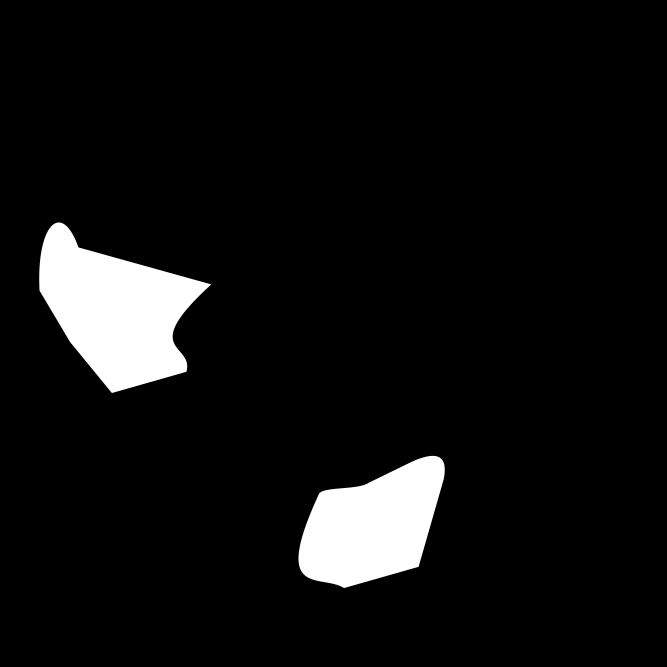
%> input picture code/Fig_6_heterogenuous_sensors/obstacleMap.png, 2000 x 2001 px (shown at 1/3 size)
$ octave main_CE.m   (GNU Octave 9; MATLAB toolbox functions it lacks are replaced by stand-ins)
%> lines starting %> are read from the running program, lines starting %| are printed output that depends on the picture
### code/Fig_3_identity_sensor_footprint/GenerateUtilityMap.m
function [X,Y,G] = GenerateUtilityMap(opt,addnoise)
xdel=1;
ydel=1;
xRange=opt.DomainBounds.xmin:xdel:opt.DomainBounds.xmax-xdel;
yRange=opt.DomainBounds.ymin:ydel:opt.DomainBounds.ymax-ydel;

[X,Y] = meshgrid(xRange,yRange);
if (addnoise==1)
    n=0.05;
else
    n=0;
end

%% infotrmation map presnted in howie's office last time
m=[40 40];
s=75*eye(2);
m2=[100 70];
s2=500*eye(2);
m3=[60 100];
s3=200*eye(2);

G1 = mvnpdf([X(:), Y(:)],m,s);
G2 = mvnpdf([X(:), Y(:)],m2,s2);
G3 = mvnpdf([X(:), Y(:)],m3,s3);
G=(G1+3*G2+G3);
% noise=n*rand(size(G));
% G=G+noise;
G=max(G,0); %crop below 0
G=G./max(G); %normalize
G = G./sum(sum(G));
%%
% % Uniform map
% G = zeros(size(X));
% G(21:130,21:130) = ones(110,110);
% G = G./sum(sum(G));

end

### code/Fig_6_heterogenuous_sensors/initialize_gen_traj_CE.m
function [opt] = initialize_gen_traj_CE(opt)
%% domain bounds
DomainBounds.xmin = 0.0;
DomainBounds.xmax = 150.0;
DomainBounds.ymin = 0.0;
DomainBounds.ymax = 150.0;
Lx = DomainBounds.xmax - DomainBounds.xmin;
Ly = DomainBounds.ymax - DomainBounds.ymin;

opt.DomainBounds = DomainBounds;

%dimension of the search space
if ~isfield(opt, 'dim')
    opt.dim = 3;
end

% workspace lower bound
if ~isfield(opt, 'xlb')
    opt.xlb = [DomainBounds.xmin;DomainBounds.ymin];
end

% workspace upper bound
if ~isfield(opt, 'xub')
    opt.xub = [DomainBounds.xmax;DomainBounds.ymax];
end

% grid cells along each dimension
if ~isfield(opt, 'ng')
    opt.ng = [Lx;Ly];
end

% trajectory parameters:how many primitives
if ~isfield(opt, 'sn')
    opt.sn = 5;
end

% time-step
if ~isfield(opt, 'dt')
    opt.dt = 0.1;
end

% time horizon (seconds)
if ~isfield(opt, 'tf')
    opt.tf = 40;
end

% forward velocity lower bound
if ~isfield(opt, 'vlb')
    opt.vlb = .1;
end

% forward velocity upper bound
if ~isfield(opt, 'vub')
    opt.vub = 5;
end


% angular velocity lower bound
if ~isfield(opt, 'wlb')
    opt.wlb = -0.2;
end


% angular velocity upper bound
if ~isfield(opt, 'wub')
    opt.wub = 0.2;
end

% Cross-entropy parameters

% outer CE iterations (only useful if we want to display/save each CE iteration)
if ~isfield(opt, 'iters')
    opt.iters = 1;
end

if ~isfield(opt, 'ce')
    opt.ce = [];
end

% #of samples
if ~isfield(opt.ce, 'N')
    opt.ce.N = 40;
end

% smoothing parameter
if ~isfield(opt.ce, 'v')
    opt.ce.v = .8;
end

% CE iterations per optimization
if ~isfield(opt.ce, 'iter')
    opt.ce.iter = 7;
end

% use the sigma-point CE
if ~isfield(opt.ce, 'sigma')
    opt.ce.sigma = 0;
end

% initial covariance
if ~isfield(opt.ce, 'C0')
    opt.ce.C0 = diag(repmat([1;1],opt.sn,1));
end

% initial mean (straight line)
if ~isfield(opt.ce, 'z0')
    opt.ce.z0 = repmat([1; 0], opt.sn,1);
end

% how many receding horizon
if ~isfield(opt, 'stages')
    opt.stages = 25;
end

%CE weight:elite bias?
if ~isfield(opt, 'devBias')
    opt.devBias = .001;
end

% obstacle map
if isfield(opt, 'mapFile')
    opt.map = double(imread(opt.mapFile))/255;
else
    opt.map = [];
end

%plot candidate trajectories inside cem
if ~isfield(opt, 'ceFlag')
    opt.ceFlag = 0;
end

opt.z = opt.ce.z0;
zlb = repmat([opt.vlb; opt.wlb], opt.sn,1);
zub = repmat([opt.vub; opt.wub], opt.sn,1);
opt.ce.z = opt.ce.z0;
opt.ce.C = opt.ce.C0;
opt.ce.lb = zlb;
opt.ce.ub = zub;
end

### code/Fig_6_heterogenuous_sensors/main_CE.m
%%%%%%%%%%%%%%%%%%%%%%%%%%%%%%%%%%%%%%%%%%%%%%%%%%%%%%%%%%%%%%%%%%%%%%%%%%%%%%%%%%%%%%%%%%%%
%%Authors: Elif Ayvali (eayvali@gmail.com) / Hadi Salman (hadicsalman@gmail.com)
%%Biorobotics lab, The Robotics Institute, Carnegie Mellon University
%%%%%%%%%%%%%%%%%%%%%%%%%%%%%%%%%%%%%%%%%%%%%%%%%%%%%%%%%%%%%%%%%%%%%%%%%%%%%%%%%%%%%%%%%%%%
%%
% clc;close all;clear;
%% Initialization

opt=[];

opt.algorithm = 'KL'; % 'KL'

[opt] = initialize_gen_traj_CE(opt);
addnoise=0;

%%%%%%%%%%%%%%%%%%%%%%%%%%%%%%%%%%%%%%%%%%%%%%%%%%%%
%obstacle map
img = im2double(rgb2gray(imread('obstacleMap.png')));
%> img: size 2001x2000 double; min 0, max 1, mean 0.065
img = imresize(img,[opt.ng(1),opt.ng(2)]);
%> img: size 150x150 double
% figure(5);
img = flip(img);
opt.image = img;
% imshow(img);

img2 = im2double((imread('infoMapwithObstacles.png')));
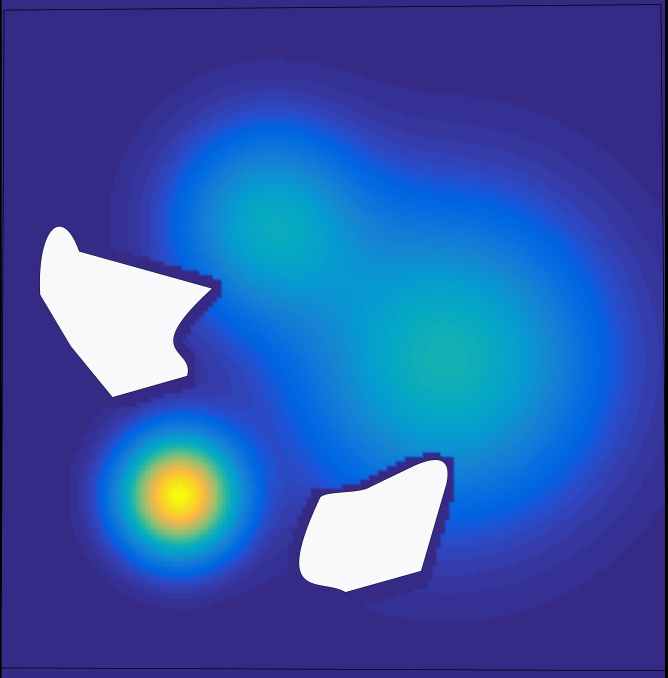
%> input picture code/Fig_6_heterogenuous_sensors/infoMapwithObstacles.png, 2002 x 2032 px (shown at 1/3 size)
img2 = imresize(img2,[opt.ng(1),opt.ng(2)]);
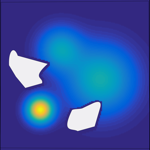
%> img2: size 150x150x3 double; mean R, G, B 0.21, 0.344, 0.673; drawn with min black and max white
% figure(6);
opt.mapWithObstacles = img2;
% imshow(img2);
%%%%%%%%%%%%%%%%%%%%%%%%%%

%Generate Information Metric
[X,Y,utility] = GenerateUtilityMap(opt, addnoise);
%> in GenerateUtilityMap, `xRange=opt.DomainBounds.xmin:xdel:opt.DomainBounds.xmax-xdel;`: xRange = 150 values from 0 to 149
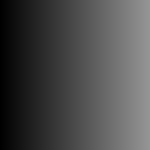
%> X: size 150x150 double; min 0, max 149, mean 74.5
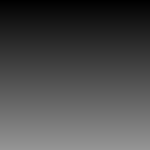
%> Y: size 150x150 double; min 0, max 149, mean 74.5; mean of the top-left, top-right, bottom-left and bottom-right quarters 37, 37, 112, 112
utility=reshape(utility,size(X));
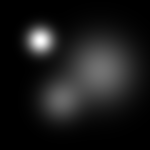
%> utility: size 150x150 double; min 6.54e-11, max 0.00043, mean 4.44e-05; drawn with min black and max white
Z=zeros(size(X)); %2D problem

utility = utility.*(~img);%overlay obstacles
%% beam sensor image processing: Creat lookup table
img = im2double(rgb2gray(imread('beam.png')));
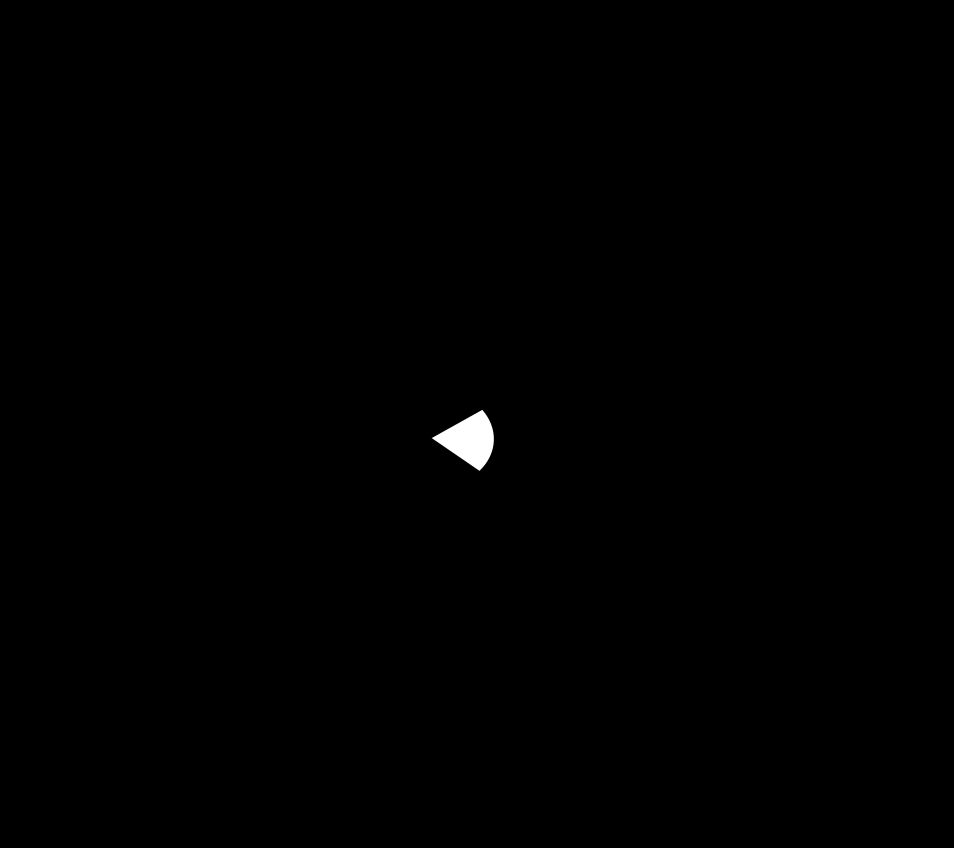
%> input picture code/Fig_6_heterogenuous_sensors/beam.png, 1908 x 1696 px (shown at 1/2 size)
%> img: size 1696x1908 double; min 0, max 1, mean 0.00252
img = imresize(img,[opt.ng(1),opt.ng(2)]);
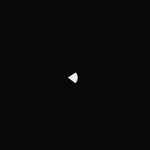
%> img: size 150x150 double; min -0.0426, max 1.08, mean 0.00252; drawn with min black and max white
% figure(5);
img = flip(img);
% opt.image = img;
bias_row = +6;
bias_col = +3;
imgTrans = imtranslate(img,[bias_row,bias_col]);
tic
for theta=1:10:360
    imgRot = imrotate(imgTrans,theta);

    %%%%%%%%%%%%%%%%% warper  %%%%%%%%%%%%%%%%%
    [p3, p4] = size(imgRot);
    q1 = opt.ng(1);
    q2 = opt.ng(2);
    i3_start = floor((p3-q1)/2)+1; % or round instead of floor; using neither gives warning
    i3_stop = i3_start + q1-1;
    i4_start = floor((p4-q2)/2)+1;
    i4_stop = i4_start + q2-1;
    II = imgRot(i3_start:i3_stop, i4_start:i4_stop);
    %%%%%%%%%%%%%%%%%%%%%%%%%%%%%%%%%%%%%%%%%%%%%
    II = imtranslate(II,[0,0]);
%     imshow(II);
end
%> this loop made 36 passes
%> (i3_start, i3_stop, i4_start, i4_stop) on passes 1 to 12: (2, 151, 2, 151), (14, 163, 14, 163), (23, 172, 23, 172), (29, 178, 29, 178), (32, 181, 32, 181), (31, 180, 31, 180), (28, 177, 28, 177), (21, 170, 21, 170), (12, 161, 12, 161), (2, 151, 2, 151), (14, 163, 14, 163), (23, 172, 23, 172)
toc


%%
%%%%%%%%%%%%%%%%%%%% initialize CE planner options%%%%%%%%%%%%%%%%%%%
opt.X = X;
opt.Y = Y;
opt.Z = Z;
opt.xss=[X(:),Y(:),Z(:)];%Domain:3D grid
opt.utility=utility./sum(sum(utility));
opt.nagents = 3;%%just make sure to inittialize agents manually according to the number of agents you specify
opt.agent(1).xi = [[120;30;0];90*pi/180];%initial position:[x,y,z,alpha]
opt.agent(2).xi = [[30;30;0];90*pi/180];%initial position:[x,y,z,alpha]
opt.agent(3).xi = [[30;120;0];270*pi/180];%initial position:[x,y,z,alpha]

opt.agent(2).sensorMode = 'largeFootPrint'; %choose between  'smallFootPrint' and 'largeFootPrint'
opt.agent(3).sensorMode = 'largeFootPrint'; %choose between  'smallFootPrint' and 'largeFootPrint'
opt.agent(1).sensorMode = 'smallFootPrint'; %choose between  'smallFootPrint' and 'largeFootPrint'

opt.agent(1).xps = opt.agent(1).xi; %accumulates trajectory points
opt.agent(2).xps = opt.agent(2).xi;
opt.agent(3).xps = opt.agent(3).xi;
opt. colors = {'m','k','w'};% Thecolor of the trajectory of each agent i.e. same size as number of agents
%> (the run ends here)
